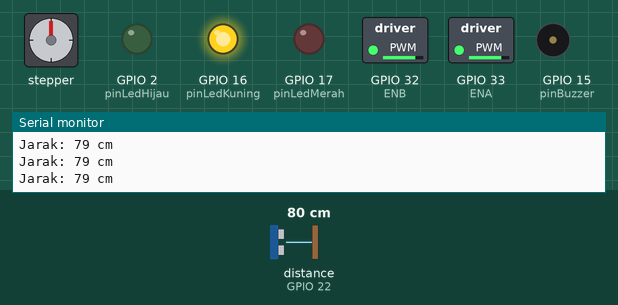
The sketch below on a simulated ESP32. On the bench: stepper motor, switched loads named in the sketch (green lamp = pin HIGH), output pins drawn as LEDs (lit = HIGH), buzzer (waves = sounding), the last lines printed to the serial monitor. Wiring (inferred from the names in the program): stepper motor (2048 steps per turn assumed): coils GPIO 25, GPIO 26, GPIO 27, GPIO 14. Inputs (shaded band) come from the test bench; at power-on: distance to the obstacle (sensor on GPIO 22) 80 cm. The echo pulse lasts 58.3 µs per cm; pins used as bus, display or sensor lines are not drawn.

Above: at 9.9 s.
10.0 s: distance to the obstacle (sensor on GPIO 22) set to 23 cm
11.5 s: distance to the obstacle (sensor on GPIO 22) set to 18 cm
At 12.4 s:
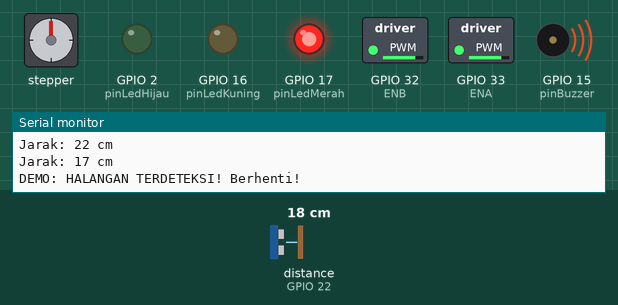
At 15.9 s:
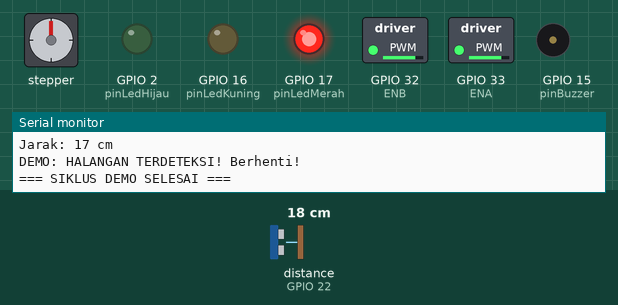
Timing chart, 0 to 21.1 s (numbered marks = the images above; inputs shaded):
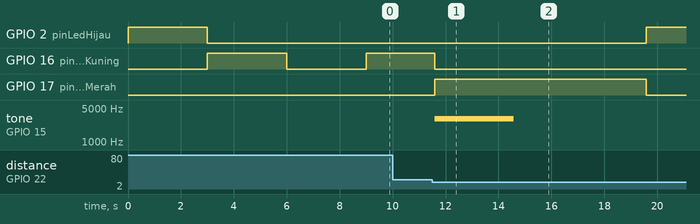

Measured:
- the behaviour switches between 21 and 20 cm on distance to the obstacle (sensor on GPIO 22) (found by bisection; images 0 and 1)
- after the input at 11.5 s, GPIO 2 (pinLedHijau): LOW → HIGH after 8.1 s instead of 7.5 s; GPIO 16 (pinLedKuning): HIGH → LOW after 0.09 s instead of 2.5 s; GPIO 17 (pinLedMerah): LOW → HIGH after 0.09 s, → LOW 8.0 s later; tone on GPIO 15 (pinBuzzer): silent → 3000 Hz after 0.09 s, → silent 3.0 s later

The sketch:

SEEDRON-Offline.ino
```cpp
// === KODE PROGRAM FINAL - VERSI DEMONSTRASI OFFLINE ===

#include <Stepper.h> // Hanya butuh library Stepper

// ----------------------------------------------------
// BAGIAN 1: DEFINISI PIN & OBJEK GLOBAL
// (Sama seperti sebelumnya, tanpa yang berhubungan dengan Blynk)
// ----------------------------------------------------
// Pin motor DC
const int ENA = 33, IN1 = 25, IN2 = 26;
const int ENB = 32, IN3 = 27, IN4 = 14;
int kecepatan = 205; // Kecepatan aman untuk 4 baterai

// Pin Sensor & Indikator
const int trigPin = 23, echoPin = 22;
const int pinSensorLembap = 34;
const int pinLedHijau = 2, pinLedKuning = 16, pinLedMerah = 17;
const int pinBuzzer = 15;

// Konfigurasi Stepper
const int stepsPerRevolution = 2048;
Stepper myStepper(stepsPerRevolution, 19, 5, 18, 4); // Urutan: IN1, IN3, IN2, IN4

// Variabel Status Global
int jarak = 999;
bool isMoist = false;
bool isObstacle = false;

// ----------------------------------------------------
// BAGIAN 2: FUNGSI-FUNGSI AKSI & LOGIKA DASAR
// ----------------------------------------------------
void bacaSensorJarak() {
  long duration;
  digitalWrite(trigPin, LOW); delayMicroseconds(2);
  digitalWrite(trigPin, HIGH); delayMicroseconds(10);
  digitalWrite(trigPin, LOW);
  duration = pulseIn(echoPin, HIGH);
  jarak = duration * 0.034 / 2;
  isObstacle = (jarak < 20 && jarak > 0);
  Serial.print("Jarak: ");
  Serial.print(jarak);
  Serial.println(" cm");
}

void bacaSensorLembap() {
  int nilaiLembap = analogRead(pinSensorLembap);
  isMoist = (nilaiLembap < 2000);
  Serial.print("Tanah Lembap: ");
  Serial.println(isMoist ? "YA" : "TIDAK");
}

void putarStepper() {
  Serial.println("AKSI: Menanam...");
  digitalWrite(pinLedKuning, LOW); // Matikan lampu gerak
  digitalWrite(pinLedHijau, LOW);
  // Lampu penanda khusus saat menanam
  for(int i=0; i<5; i++){
    digitalWrite(pinLedKuning, HIGH);
    delay(100);
    digitalWrite(pinLedKuning, LOW);
    delay(100);
  }
  myStepper.step(stepsPerRevolution);
  Serial.println("AKSI: Selesai menanam.");
}

// Fungsi Gerakan Dasar
void maju() { digitalWrite(IN1, HIGH); digitalWrite(IN2, LOW); digitalWrite(IN3, HIGH); digitalWrite(IN4, LOW); }
void mundur() { digitalWrite(IN1, LOW); digitalWrite(IN2, HIGH); digitalWrite(IN3, LOW); digitalWrite(IN4, HIGH); }
void berhenti() { digitalWrite(IN1, LOW); digitalWrite(IN2, LOW); digitalWrite(IN3, LOW); digitalWrite(IN4, LOW); }

// ----------------------------------------------------
// BAGIAN 3: SETUP UTAMA
// ----------------------------------------------------
void setup() {
  Serial.begin(115200);

  // Setup semua pin sebagai OUTPUT atau INPUT
  pinMode(ENA, OUTPUT); pinMode(IN1, OUTPUT); pinMode(IN2, OUTPUT);
  pinMode(ENB, OUTPUT); pinMode(IN3, OUTPUT); pinMode(IN4, OUTPUT);
  pinMode(trigPin, OUTPUT); pinMode(echoPin, INPUT);
  pinMode(pinSensorLembap, INPUT);
  pinMode(pinLedHijau, OUTPUT); pinMode(pinLedKuning, OUTPUT); pinMode(pinLedMerah, OUTPUT);
  pinMode(pinBuzzer, OUTPUT);

  myStepper.setSpeed(15);
  analogWrite(ENA, kecepatan);
  analogWrite(ENB, kecepatan);

  Serial.println("Mode Demonstrasi Otomatis Siap.");
  digitalWrite(pinLedHijau, HIGH); // Nyalakan lampu hijau tanda siap
}


// ----------------------------------------------------
// BAGIAN 4: LOOP UTAMA (Skenario Demonstrasi)
// ----------------------------------------------------
void loop() {
  Serial.println("\n=== MEMULAI SIKLUS DEMO BARU ===");
  digitalWrite(pinLedHijau, HIGH); // Status Siap
  digitalWrite(pinLedKuning, LOW);
  digitalWrite(pinLedMerah, LOW);
  noTone(pinBuzzer);
  delay(3000); // Tunggu 3 detik

  // --- Skenario 1: Bergerak maju dan menemukan tanah lembap ---
  Serial.println("DEMO: Bergerak maju mencari lokasi tanam...");
  digitalWrite(pinLedHijau, LOW);
  digitalWrite(pinLedKuning, HIGH); // Lampu kuning tanda bergerak
  maju();
  delay(3000); // Bergerak maju selama 3 detik
  berhenti();
  digitalWrite(pinLedKuning, LOW);

  Serial.println("DEMO: Berhenti dan memeriksa tanah...");
  delay(1000);
  bacaSensorLembap();
  if (isMoist) {
    // Jika sensor mendeteksi lembap (misal Anda celupkan ke air), jalankan aksi tanam
    putarStepper();
  } else {
    Serial.println("DEMO: Tanah kering, aksi tanam dilewati.");
  }
  delay(2000);

  // --- Skenario 2: Bergerak maju dan menghindari halangan ---
  Serial.println("DEMO: Melanjutkan pergerakan...");
  digitalWrite(pinLedKuning, HIGH); // Lampu kuning tanda bergerak
  maju();

  // Bergerak maju sambil terus mengecek sensor jarak selama 5 detik
  unsigned long start_time = millis();
  while (millis() - start_time < 5000) {
    bacaSensorJarak();
    if (isObstacle) {
      Serial.println("DEMO: HALANGAN TERDETEKSI! Berhenti!");
      berhenti();
      digitalWrite(pinLedKuning, LOW);
      digitalWrite(pinLedMerah, HIGH); // Lampu merah tanda bahaya
      tone(pinBuzzer, 3000);         // Buzzer berbunyi
      delay(3000);                   // Berhenti dengan alarm selama 3 detik
      noTone(pinBuzzer);
      break; // Keluar dari loop `while`
    }
    delay(100); // Cek sensor setiap 100ms
  }

  // Jika selama 5 detik tidak ada halangan, tetap berhenti
  berhenti();
  digitalWrite(pinLedKuning, LOW);

  // Siklus demo selesai, akan berulang dari awal setelah jeda
  Serial.println("=== SIKLUS DEMO SELESAI ===");
  delay(5000);
}
```
